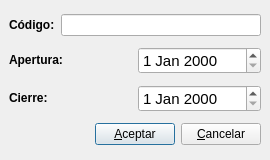
<ui version="4.0" >
 <author>José Manuel Díez Botella</author>
 <class>nuevoejercicio</class>
 <widget class="QDialog" name="nuevoejercicio" >
  <property name="geometry" >
   <rect>
    <x>0</x>
    <y>0</y>
    <width>270</width>
    <height>160</height>
   </rect>
  </property>
  <property name="windowTitle" >
   <string>Nuevo Ejercicio</string>
  </property>
  <layout class="QVBoxLayout" >
   <property name="spacing" >
    <number>6</number>
   </property>
   <property name="leftMargin" >
    <number>9</number>
   </property>
   <property name="topMargin" >
    <number>9</number>
   </property>
   <property name="rightMargin" >
    <number>9</number>
   </property>
   <property name="bottomMargin" >
    <number>9</number>
   </property>
   <item>
    <layout class="QHBoxLayout" >
     <property name="spacing" >
      <number>6</number>
     </property>
     <property name="leftMargin" >
      <number>0</number>
     </property>
     <property name="topMargin" >
      <number>0</number>
     </property>
     <property name="rightMargin" >
      <number>0</number>
     </property>
     <property name="bottomMargin" >
      <number>0</number>
     </property>
     <item>
      <widget class="QLabel" name="textLabel1" >
       <property name="text" >
        <string>&lt;b>Código:&lt;/b></string>
       </property>
       <property name="wordWrap" >
        <bool>false</bool>
       </property>
      </widget>
     </item>
     <item>
      <widget class="QLineEdit" name="codigolineEdit" >
       <property name="maxLength" >
        <number>40</number>
       </property>
      </widget>
     </item>
    </layout>
   </item>
   <item>
    <layout class="QHBoxLayout" >
     <property name="spacing" >
      <number>6</number>
     </property>
     <property name="leftMargin" >
      <number>0</number>
     </property>
     <property name="topMargin" >
      <number>0</number>
     </property>
     <property name="rightMargin" >
      <number>0</number>
     </property>
     <property name="bottomMargin" >
      <number>0</number>
     </property>
     <item>
      <widget class="QLabel" name="textLabel2" >
       <property name="text" >
        <string>&lt;b>Apertura:&lt;/b></string>
       </property>
       <property name="wordWrap" >
        <bool>false</bool>
       </property>
      </widget>
     </item>
     <item>
      <widget class="QDateEdit" name="aperturadateEdit" >
       <property name="font" >
        <font>
         <pointsize>11</pointsize>
        </font>
       </property>
      </widget>
     </item>
    </layout>
   </item>
   <item>
    <layout class="QHBoxLayout" >
     <property name="spacing" >
      <number>6</number>
     </property>
     <property name="leftMargin" >
      <number>0</number>
     </property>
     <property name="topMargin" >
      <number>0</number>
     </property>
     <property name="rightMargin" >
      <number>0</number>
     </property>
     <property name="bottomMargin" >
      <number>0</number>
     </property>
     <item>
      <widget class="QLabel" name="textLabel3" >
       <property name="text" >
        <string>&lt;b>Cierre:&lt;/b></string>
       </property>
       <property name="wordWrap" >
        <bool>false</bool>
       </property>
      </widget>
     </item>
     <item>
      <widget class="QDateEdit" name="cierredateEdit" >
       <property name="font" >
        <font>
         <pointsize>11</pointsize>
        </font>
       </property>
      </widget>
     </item>
    </layout>
   </item>
   <item>
    <layout class="QHBoxLayout" >
     <property name="spacing" >
      <number>6</number>
     </property>
     <property name="leftMargin" >
      <number>0</number>
     </property>
     <property name="topMargin" >
      <number>0</number>
     </property>
     <property name="rightMargin" >
      <number>0</number>
     </property>
     <property name="bottomMargin" >
      <number>0</number>
     </property>
     <item>
      <spacer>
       <property name="orientation" >
        <enum>Qt::Horizontal</enum>
       </property>
       <property name="sizeHint" >
        <size>
         <width>40</width>
         <height>20</height>
        </size>
       </property>
      </spacer>
     </item>
     <item>
      <widget class="QPushButton" name="aceptarpushButton" >
       <property name="text" >
        <string>&amp;Aceptar</string>
       </property>
       <property name="shortcut" >
        <string>Alt+A</string>
       </property>
      </widget>
     </item>
     <item>
      <widget class="QPushButton" name="cancelarpushButton" >
       <property name="text" >
        <string>&amp;Cancelar</string>
       </property>
       <property name="shortcut" >
        <string>Alt+C</string>
       </property>
      </widget>
     </item>
    </layout>
   </item>
  </layout>
 </widget>
 <layoutdefault spacing="6" margin="11" />
 <tabstops>
  <tabstop>codigolineEdit</tabstop>
  <tabstop>aperturadateEdit</tabstop>
  <tabstop>cierredateEdit</tabstop>
  <tabstop>aceptarpushButton</tabstop>
  <tabstop>cancelarpushButton</tabstop>
 </tabstops>
 <resources/>
 <connections>
  <connection>
   <sender>cancelarpushButton</sender>
   <signal>clicked()</signal>
   <receiver>nuevoejercicio</receiver>
   <slot>reject()</slot>
   <hints>
    <hint type="sourcelabel" >
     <x>20</x>
     <y>20</y>
    </hint>
    <hint type="destinationlabel" >
     <x>20</x>
     <y>20</y>
    </hint>
   </hints>
  </connection>
 </connections>
</ui>
